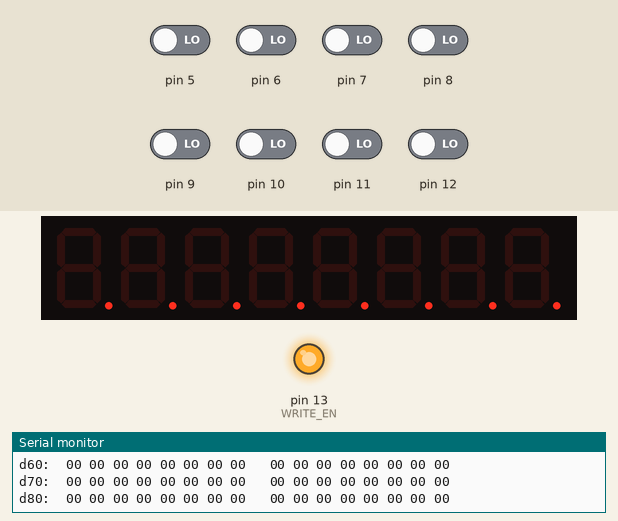
Bench run of a sketch on a simulated Arduino Uno, built with avr-gcc and run on an emulated ATmega328P. Parts: 8-digit seven-segment display, output pins drawn as LEDs (lit = HIGH), the last lines printed to the serial monitor. Wiring (inferred from the names in the program): MAX7219 LED driver: data pin 2; clock pin 3; CS pin 4. The inputs (shaded band) are chosen by the test bench; at power-on: pin 5–12 LOW. Pins used as bus, display or sensor lines are not drawn.

Above: at 2.1 s.
At 2.5 s:
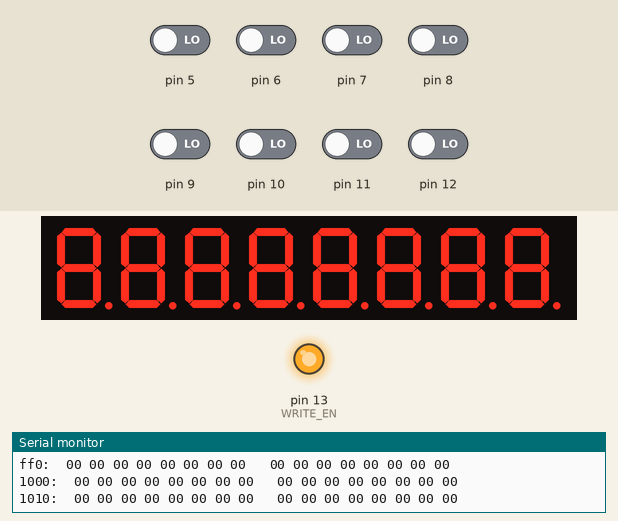

The sketch:

read.ino
```cpp
#define SHIFT_DATA 2
#define SHIFT_CLK 3
#define SHIFT_LATCH 4
#define EEPROM_D0 5
#define EEPROM_D7 12
#define WRITE_EN 13

/*
 * Output the address bits and outputEnable signal using shift registers.
 */
void setAddress(int address, bool outputEnable) {

    shiftOut(SHIFT_DATA, SHIFT_CLK, MSBFIRST, (address >> 8) | (outputEnable ? 0x00 : 0x80));
    shiftOut(SHIFT_DATA, SHIFT_CLK, MSBFIRST, address);

    digitalWrite(SHIFT_LATCH, LOW);
    digitalWrite(SHIFT_LATCH, HIGH);
    digitalWrite(SHIFT_LATCH, LOW);
}


/*
 * Read a byte from the EEPROM at the specified address.
 */
byte readEEPROM(int address) {
    for (int pin = EEPROM_D0; pin <= EEPROM_D7; pin += 1) {
      pinMode(pin, INPUT);
    }
    setAddress(address, /*outputEnable*/ true);

    byte data = 0;
    for (int pin = EEPROM_D7; pin >= EEPROM_D0; pin -= 1) {
      data = (data << 1) + digitalRead(pin);
    }
    return data;
}


/*
 * Read the contents of the EEPROM and print them to the serial monitor.
 */
void printContents() {
  for (int base = 0; base < 8192; base += 16) {
          byte data[16];
    for (int offset = 0; offset <= 15; offset += 1) {
      data[offset] = readEEPROM(base + offset);
    }

    char buf[80];
    sprintf(buf, "%03x:  %02x %02x %02x %02x %02x %02x %02x %02x   %02x %02x %02x %02x %02x %02x %02x %02x",
      base, data[0], data[1], data[2], data[3], data[4], data[5], data[6], data[7],
      data[8], data[9], data[10], data[11], data[12], data[13], data[14], data[15]);
    Serial.println(buf);
  }
}

void setup() {
    // put your setup code here, to run once:

    pinMode(SHIFT_DATA, OUTPUT);
    pinMode(SHIFT_CLK, OUTPUT);
    pinMode(SHIFT_LATCH, OUTPUT);
    digitalWrite(WRITE_EN, HIGH);
    pinMode(WRITE_EN, OUTPUT);
    Serial.begin(57600);

    // Read and print out the contents of the EERPROM
    Serial.println("Reading EEPROM");
    printContents();
}


void loop() {
    // put your main code here, to run repeatedly:

}
```

Measured:
- what the display in image 0 shows lasts 0.5 s, from 2.0 s to 2.5 s
